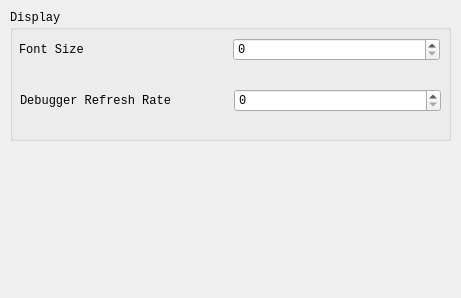
<?xml version="1.0" encoding="UTF-8"?>
<ui version="4.0">
 <class>SettingsDialog</class>
 <widget class="QWidget" name="SettingsDialog">
  <property name="geometry">
   <rect>
    <x>0</x>
    <y>0</y>
    <width>461</width>
    <height>298</height>
   </rect>
  </property>
  <property name="windowTitle">
   <string>PCSX2 Debugger Settings</string>
  </property>
  <property name="windowIcon">
   <iconset>
    <normalon>:/icons/AppIcon64.png</normalon>
   </iconset>
  </property>
  <property name="font">
   <font>
    <family>Monospace</family>
   </font>
  </property>
  <widget class="QWidget" name="horizontalLayoutWidget">
   <property name="geometry">
    <rect>
     <x>10</x>
     <y>10</y>
     <width>441</width>
     <height>131</height>
    </rect>
   </property>
   <layout class="QHBoxLayout" name="horizontalLayout">
    <item>
     <widget class="QGroupBox" name="groupBox">
      <property name="title">
       <string>Display</string>
      </property>
      <widget class="QWidget" name="horizontalLayoutWidget_2">
       <property name="geometry">
        <rect>
         <x>9</x>
         <y>19</y>
         <width>421</width>
         <height>41</height>
        </rect>
       </property>
       <layout class="QHBoxLayout" name="horizontalLayout_2">
        <item>
         <widget class="QLabel" name="label">
          <property name="text">
           <string>Font Size</string>
          </property>
         </widget>
        </item>
        <item>
         <widget class="QSpinBox" name="spinBox"/>
        </item>
       </layout>
      </widget>
      <widget class="QWidget" name="horizontalLayoutWidget_3">
       <property name="geometry">
        <rect>
         <x>10</x>
         <y>60</y>
         <width>421</width>
         <height>61</height>
        </rect>
       </property>
       <layout class="QHBoxLayout" name="horizontalLayout_3">
        <item>
         <widget class="QLabel" name="label_3">
          <property name="text">
           <string>Debugger Refresh Rate</string>
          </property>
         </widget>
        </item>
        <item>
         <widget class="QSpinBox" name="spinBox_2"/>
        </item>
       </layout>
      </widget>
     </widget>
    </item>
   </layout>
  </widget>
 </widget>
 <resources/>
 <connections/>
</ui>
